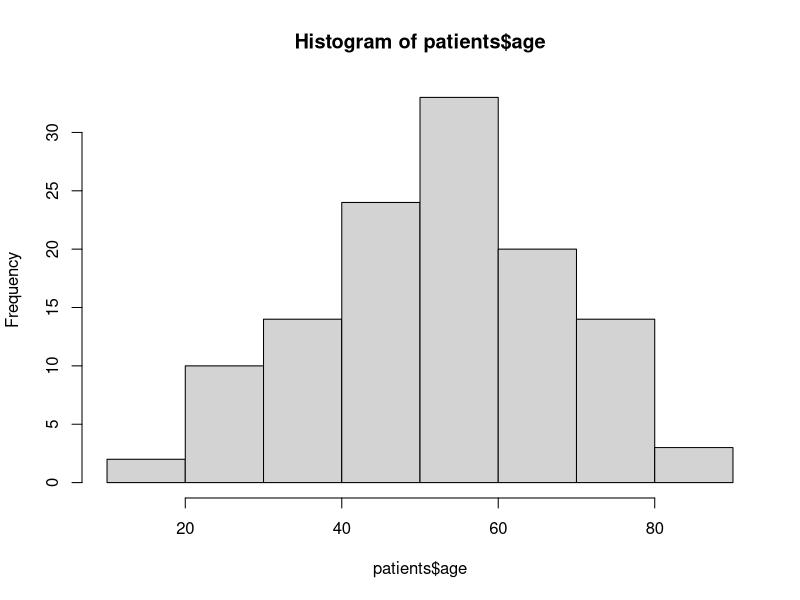
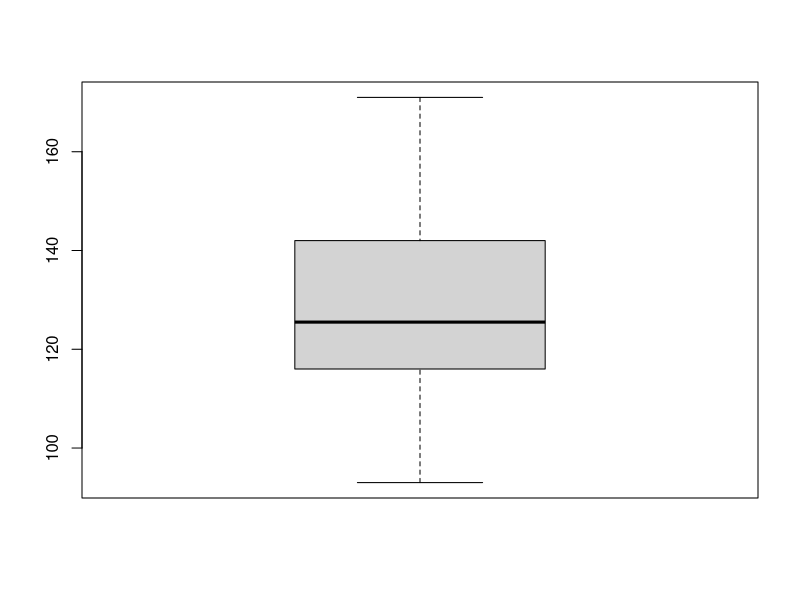
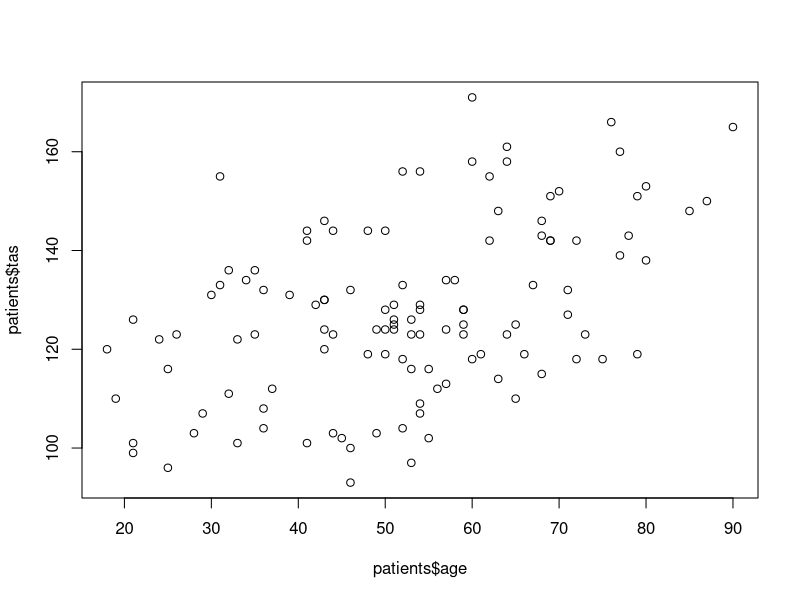
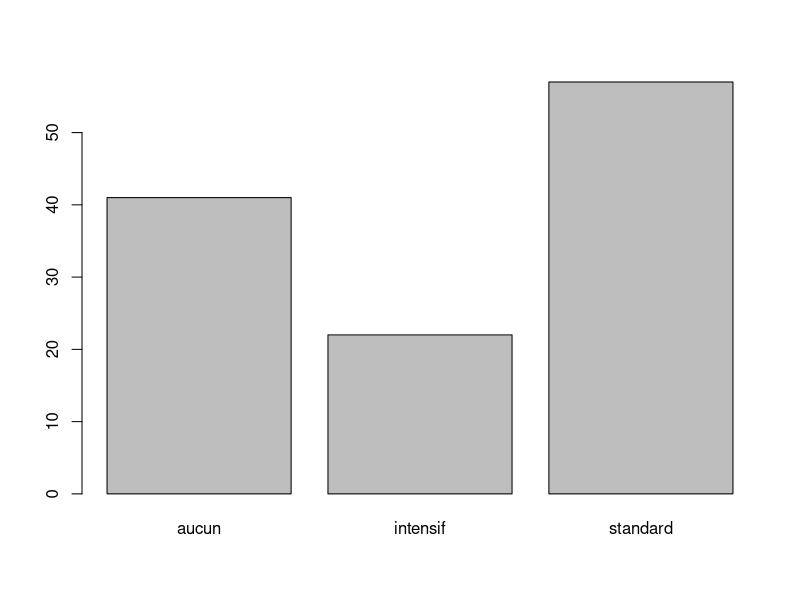
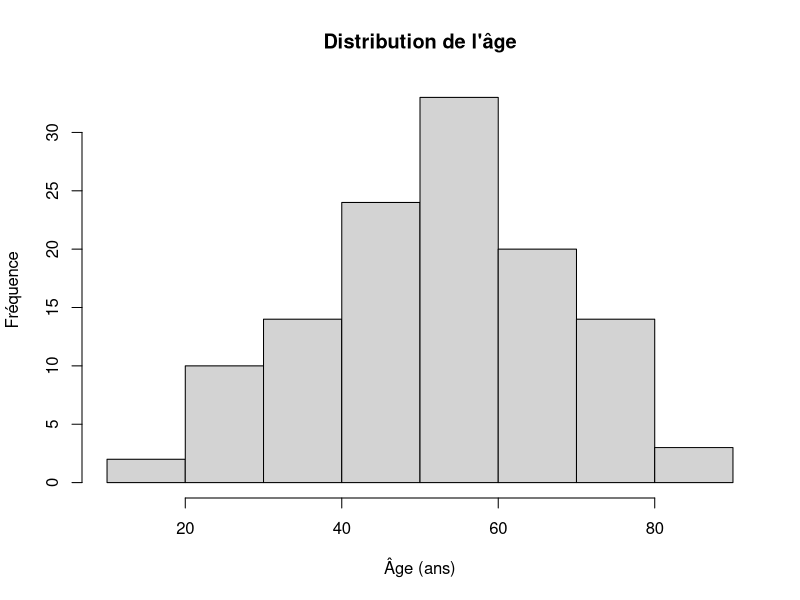
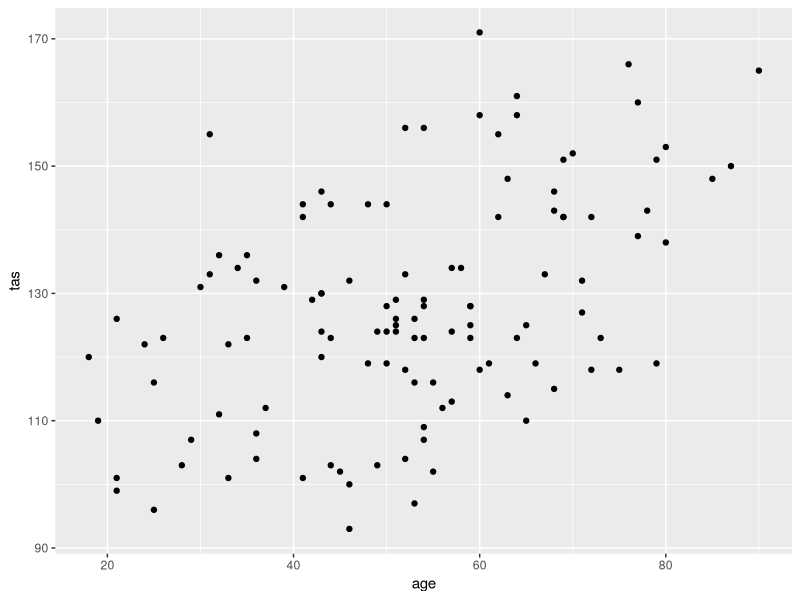
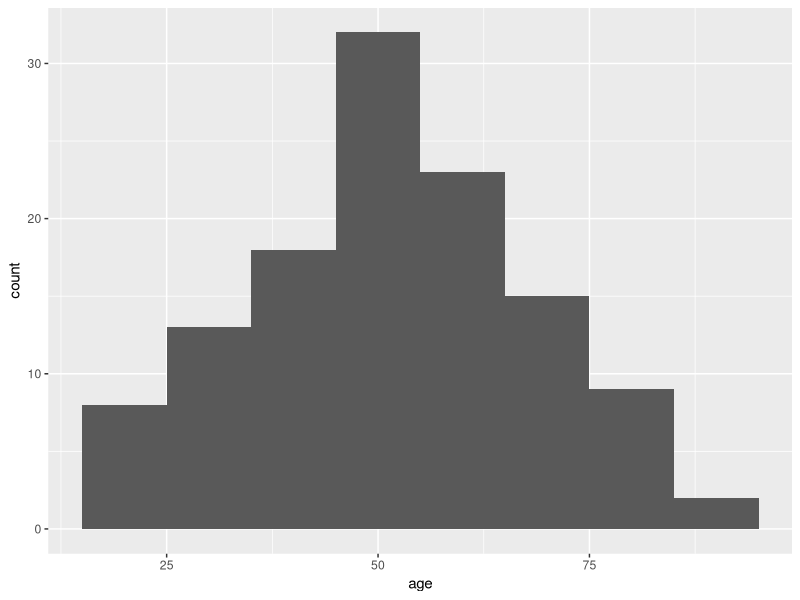
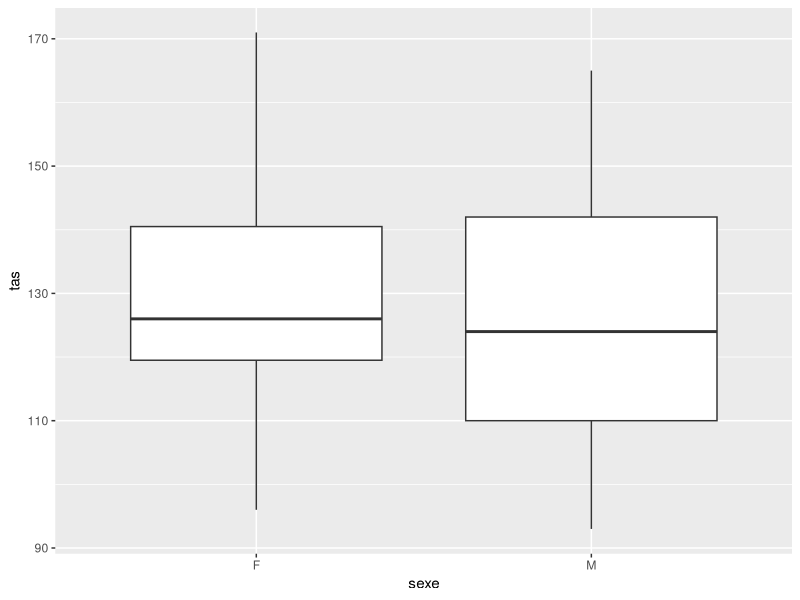

Recreate these plots in R, in order.
patients = readr::read_csv("data/patients.csv")


hist(patients$age)
boxplot(patients$tas)
plot(patients$age, patients$tas)
barplot(table(patients$traitement))


hist(
    patients$age,
    main = "Distribution de l'âge",
    xlab = "Âge (ans)",
    ylab = "Fréquence"
)


library(ggplot2)
ggplot(patients, aes(x = age, y = tas)) +
    geom_point()

ggplot(patients, aes(x = age)) +
    geom_histogram(binwidth=10)

ggplot(patients, aes(x = sexe, y = tas)) +
    geom_boxplot()

# aucun intéret.
ggplot(patients, aes(x = age, y = tas, alpha=temperature)) +
    geom_point()

ggplot(patients, aes(x = age, y = tas)) +
    geom_point(alpha=0.5)


ggplot(patients, aes(age, tas, color = sexe)) +
geom_point()

ggplot(patients, aes(age, tas)) +
geom_point(color = "steelblue")


ggplot(patients, aes(age/10, tas, color=sexe)) +
geom_point(alpha = 0.5) +
geom_smooth(method="lm") +
facet_wrap(~ traitement) +
labs(
    title = "Tension artérielle et âge",
    x = "Âge (en dixème d'années)",
    y = "TAS (unité ?)"
)


ggplot(patients, aes(x = traitement)) +
geom_bar()


prop <- patients |>
    dplyr::count(traitement) |>
    dplyr::mutate(p = n / sum(n))

ggplot(prop, aes(traitement, p)) +
geom_col()


p <- ggplot(patients, aes(age, tas)) +
geom_point()
